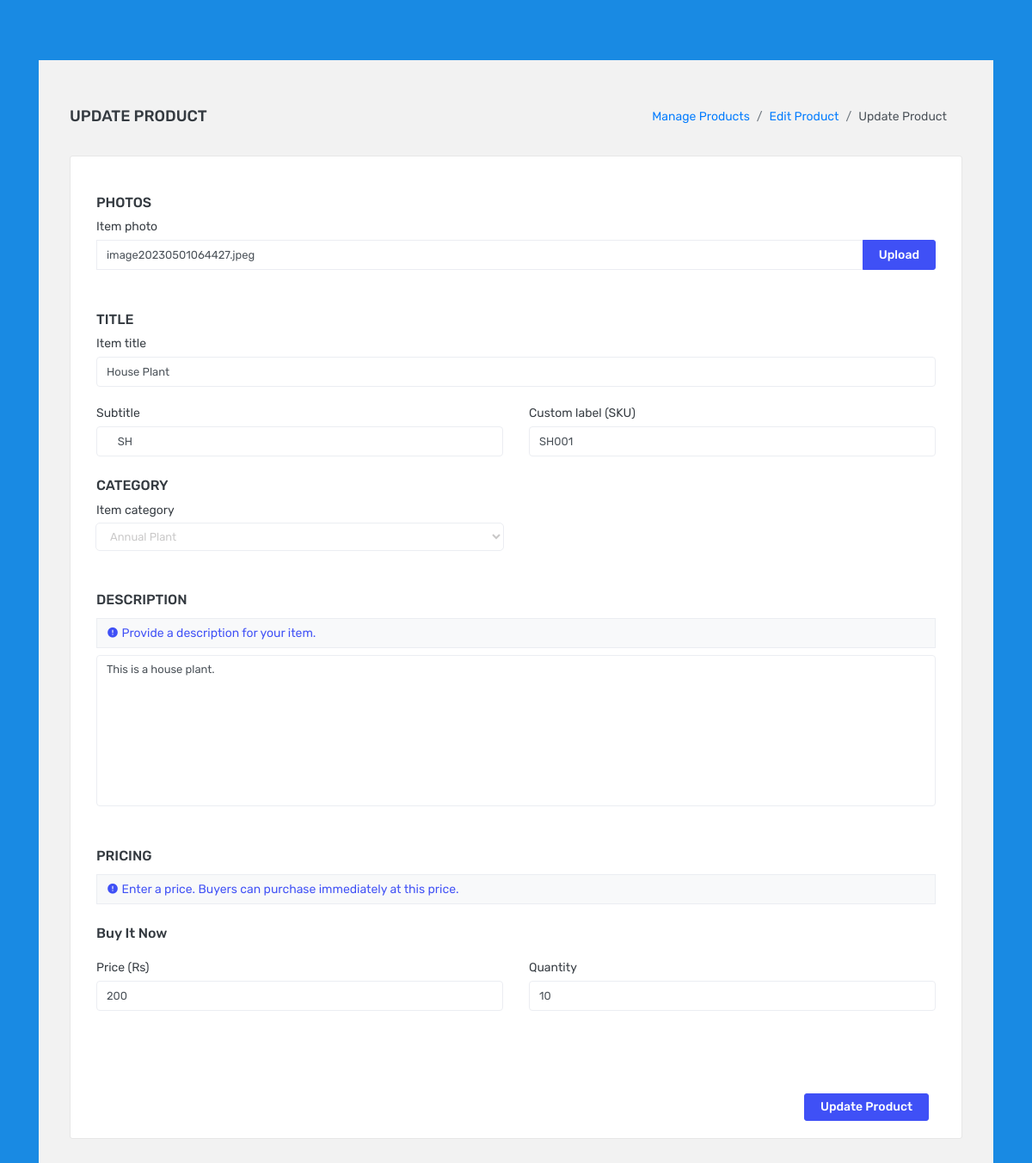
Screenshot of /admin/pages/manage-products/update_product.php?profile=10&id=16 (signed in) with the database file from the repository.
### tables this page shows
CREATE TABLE IF NOT EXISTS `add_product` (
  `id` int NOT NULL AUTO_INCREMENT,
  `itemPhoto` varchar(50) NOT NULL,
  `itemTitle` varchar(50) NOT NULL,
  `itemSubtitle` varchar(50) NOT NULL,
  `itemLabel` varchar(50) NOT NULL,
  `itemCategory` varchar(50) NOT NULL,
  `itemDescription` varchar(200) NOT NULL,
  `itemPrice` decimal(10,0) NOT NULL,
  `itemQuantity` decimal(10,0) NOT NULL,
  `dated` timestamp NOT NULL DEFAULT CURRENT_TIMESTAMP,
  PRIMARY KEY (`id`)
);

### admin/pages/manage-products/update_product.php (the view, shortened to what this page needs)
<!DOCTYPE html>
<html lang="en">
  <head>
    <link rel="stylesheet" href="../../assets/vendors/mdi/css/materialdesignicons.min.css" />
    <link rel="stylesheet" href="../../assets/vendors/flag-icon-css/css/flag-icon.min.css" />
    <link rel="stylesheet" href="../../assets/vendors/css/vendor.bundle.base.css" />
    <link rel="stylesheet" href="../../assets/vendors/select2/select2.min.css" />
    <link rel="stylesheet" href="../../assets/vendors/select2-bootstrap-theme/select2-bootstrap.min.css" />
    <link rel="stylesheet" href="../../assets/css/style.css" />
    <link rel="stylesheet" href="../../assets/css/mystyle.css" />
  </head>
  <body>
  <?php
                if(isset($_SESSION['logged_in_admin']) && $_SESSION['logged_in_admin'] == "admin")
                {
    ?>
    <div class="container-scroller bg-info">
      <div class="container">
        <div class="main-panel">
          <div class="content-wrapper">
            <div class="page-header">
              <h3 class="page-title">UPDATE PRODUCT</h3>
              <nav aria-label="breadcrumb">
                <ol class="breadcrumb">
                  <li class="breadcrumb-item"><a href="#">Manage Products</a></li>
                  <li class="breadcrumb-item"><a href="#">Edit Product</a></li>
                  <li class="breadcrumb-item active" aria-current="page">Update Product</li>
                </ol>
              </nav>
            </div>
            <div class="row">
              <div class="col-12 grid-margin">
                <div class="card">
                  <div class="card-body">
                    <form class="form-sample" method="POST" action="process/process_update.php" enctype="multipart/form-data">
                    <h5 class="card-title mt-4">PHOTOS</h5>
                        <?php
                            $con = mysqli_connect("localhost","root","","product_listing");
                            $user_id =  $_GET['id'];
                            $qry = "SELECT * FROM add_product WHERE id = '$user_id'";
                            $res = mysqli_query($con,$qry);
                            if(mysqli_num_rows($res) == 1)
                            {
                                $arr = mysqli_fetch_array($res);
                          ?>
                                <div class="row">
                                    <div class="col-md-12">
                                    <div class="form-group">
                                        <label>Item photo</label>
                                        <div class="input-group col-xs-12">
                                        <input value="<?php echo $arr['itemPhoto']       ?> " name="photo" type="text" class="form-control file-upload-info" disabled placeholder="Upload Photo" />
                                        <span class="input-group-append">
                                            <button name="Upload" value="upload" class="file-upload-browse btn btn-primary"  type="button">Upload</button>
                                        </span>
                                        </div>
                                    </div>
                                    </div>
                                </div>
                                <h5 class="card-title mt-4">TITLE</h5>
                                <div class="row">
                                    <div class="col-md-12">
                                    <div class="form-group">
                                        <label for="exampleInputName1 ">Item title</label>
                                        <input value="<?php echo $arr['itemTitle']       ?> "  name="itemTitle" type="text"  class="form-control rounded" id="exampleInputName1" placeholder="" />
                                    </div>
                                    </div>
                                </div>
                                <div class="row">
                                    <div class="col-md-6">
                                    <div class="form-group">
                                        <label for="exampleInputName1">Subtitle</label>
                                        <input value="<?php echo $arr['itemSubtitle']    ?>" name="itemSubtitle" type="text" class="form-control rounded" id="exampleInputName1" placeholder="" />
                                    </div>
                                    </div>
                                    <div class="col-md-6">
                                    <div class="form-group">
                                        <label for="exampleInputName1">Custom label (SKU)</label>
                                        <input value="<?php echo $arr['itemLabel']       ?>" name="itemLabel" type="text" class="form-control rounded" id="exampleInputName1" placeholder="" />
                                    </div>
                                    </div>
                                </div>
                                <h5 class="card-title">CATEGORY</h5>
                                <div class="row">
                                    <div class="col-md-6">
                                    <div class="form-group">
                                        <label >Item category</label>
                                        <select name="itemCategory" class="form-control rounded">
                                            <option value="Annual Plant" <?php if($arr['itemCategory'] == 'Annual Plant'){ ?> selected <?php } ?> >Annual Plant</option>
                                        </select>
                                    </div>
                                    </div>
                                </div>
                                <h5 class="card-title mt-4">DESCRIPTION</h5>
                                <div class="row">
                                    <div class="col-md-12">
                                    <div class="form-group">
                                        <label class=" mdi mdi-alert-circle text-primary form-control bg-light" for="exampleTextarea1"> Provide a description for your item.</label>
                                        <textarea
                                        name="itemDescription"
                                        class="form-control rounded"
                                        id="exampleTextarea1"
                                        rows="12"
                                        ><?php echo $arr['itemDescription'] ?></textarea>
                                    </div>
                                    </div>
                                </div>
                                <h5 class="card-title mt-4">PRICING</h5>
                                <div class="row">
                                    <div class="col-md-12">
                                    <div class="form-group">
                                        <label class="mdi mdi-alert-circle form-control bg-light text-primary" for="exampleTextarea1" > Enter a price. Buyers can purchase immediately at this price.</label>
                                        <h6 class="card-title mt-4" >Buy it now</h6>
                                    </div>
                                    </div>
                                </div>
                                <div class="row">
                                    <div class="col-md-6">
                                    <div class="form-group">
                                        <label for="exampleInputName1">Price (Rs)</label>
                                        <input value="<?php echo $arr['itemPrice']       ?>" name="itemPrice" type="number" class="form-control rounded" id="exampleInputName1" placeholder="" />
                                    </div>
                                    </div>
                                    <div class="col-md-6">
                                    <div class="form-group">
                                        <label for="exampleInputName1">Quantity</label>
                                        <input value="<?php echo $arr['itemQuantity']       ?>" name="itemQuantity" type="number" class="form-control rounded" id="exampleInputName1" placeholder="" />
                                    </div>
                                    </div>
                                </div>
                                <div class="row">
                                    <div class="col-md-12">
                                    </div>
                                </div>
                      <?php
                              }
                          ?>
                      <div class="row mt-5">
                        <div class="col-md-12 text-right">
                          <button name="submit_update" value="Update Product" type="submit" class="btn btn-primary mr-2">Update Product</button>
                        </div>
                      </div>
                    </form>
                  </div>
                </div>
              </div>
            </div>
          </div>
        </div>
      </div>
    </div>
    <?php
                    }
    ?>
  </body>
</html>

### rows the page displays
add_product: photo "image20230501064427.jpeg", itemTitle "House Plant", itemSubtitle "SH", itemLabel "SH001", itemCategory "Annual Plant", itemDescription "This is a house plant.", itemPrice "200", itemQuantity "10"
